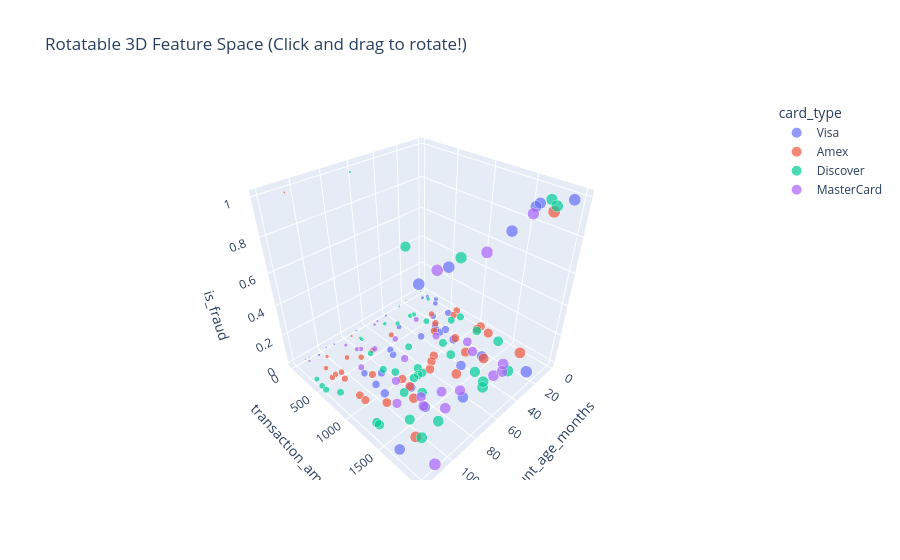

Here is the notebook cell this chart was saved with:
### Markdown cell above
### 🔹 Rotatable 3D Scatter: `px.scatter_3d()`
- **What it does:** Creates an interactive 2D scatter plot with pan, zoom, hover tooltips, and dynamic categorical color coding.
- **Syntax:** `plotly.express.scatter(data_frame=None, x=None, y=None, color=None, symbol=None, size=None, hover_name=None, hover_data=None, custom_data=None, text=None, facet_row=None, facet_col=None, facet_col_wrap=0, error_x=None, error_x_minus=None, error_y=None, error_y_minus=None, animation_frame=None, animation_group=None, category_orders=None, labels=None, orientation=None, color_discrete_sequence=None, color_discrete_map=None, color_continuous_scale=None, range_color=None, color_continuous_midpoint=None, symbol_sequence=None, symbol_map=None, opacity=None, size_max=None, marginal_x=None, marginal_y=None, trendline=None, trendline_options=None, trendline_color_override=None, trendline_scope='trace', log_x=False, log_y=False, range_x=None, range_y=None, render_mode='auto', title=None, template=None, width=None, height=None)`
  - **Parameters:**
    - `row_label` (*hashable*): Row label.
    - `col_label` (*hashable*): Column label.
- **Key Note:** Plotly Express charts automatically produce WebGL interactive browser visualizers.
- **Dataset Application & Code Demonstration:** Applies Rotatable 3D Scatter on fintech records using columns `account_age_months`, `card_type`, `is_fraud`, `transaction_amount` to demonstrate real-world execution.

### Code cell
fig = px.scatter_3d(
    df.head(150), 
    x='account_age_months', 
    y='transaction_amount', 
    z='is_fraud', 
    color='card_type', 
    size='transaction_amount', 
    title='Rotatable 3D Feature Space (Click and drag to rotate!)'
)
fig.show()

### Figure 1 — Plotly figure (JSON) as saved in the notebook; plotly's stock layout.template omitted (floating-point values rounded to 4 significant figures)
{"data": [{"hovertemplate": "card_type=Visa<br>account_age_months=%{x}<br>transaction_amount=%{marker.size}<br>is_fraud=%{z}<extra></extra>", "legendgroup": "Visa", "marker": {"color": "#636efa", "size": [607.8, 1819.0, 64.08, 1348.0, 351.9, 686.0, 89.06, 1806.0, 144.1, 809.2, 727.7, 50.59, 44.32, 40.2, 807.8, 9.39, 1055.0, 296.2, 170.2, 1918.0, 1665.0, 1939.0, 792.1, 1978.0, 369.2, 684.8, 1936.0, 682.1, 518.7, 1189.0, 1940.0, 895.1, 662.9, 998.9, 1664.0, 599.4, 1480.0, 1417.0, 90.14], "sizemode": "area", "sizeref": 4.999, "symbol": "circle"}, "mode": "markers", "name": "Visa", "scene": "scene", "showlegend": true, "type": "scatter3d", "x": [8, 28, 91, 44, 6, 42, 44, 23, 8, 86, 29, 71, 97, 111, 24, 27, 96, 2, 4, 18, 64, 101, 29, 7, 46, 69, 58, 94, 19, 81, 118, 95, 26, 28, 117, 67, 86, 27, 105], "y": [607.8, 1819.0, 64.08, 1348.0, 351.9, 686.0, 89.06, 1806.0, 144.1, 809.2, 727.7, 50.59, 44.32, 40.2, 807.8, 9.39, 1055.0, 296.2, 170.2, 1918.0, 1665.0, 1939.0, 792.1, 1978.0, 369.2, 684.8, 1936.0, 682.1, 518.7, 1189.0, 1940.0, 895.1, 662.9, 998.9, 1664.0, 599.4, 1480.0, 1417.0, 90.14], "z": [0, 1, 0, 0, 0, 0, 0, 1, 0, 0, 0, 0, 0, 0, 0, 1, 0, 0, 0, 0, 0, 1, 0, 1, 0, 0, 1, 0, 0, 0, 1, 0, 0, 0, 0, 0, 0, 0, 0]}, {"hovertemplate": "card_type=Amex<br>account_age_months=%{x}<br>transaction_amount=%{marker.size}<br>is_fraud=%{z}<extra></extra>", "legendgroup": "Amex", "marker": {"color": "#EF553B", "size": [1026.0, 1071.0, 1669.0, 757.5, 462.6, 982.7, 91.22, 1219.0, 483.9, 1243.0, 1315.0, 349.1, 997.5, 653.6, 637.0, 689.1, 1981.0, 1143.0, 1075.0, 1455.0, 594.4, 175.6, 1075.0, 459.2, 1035.0, 1694.0, 412.1, 472.4, 1164.0, 1397.0, 471.2, 72.22, 892.0, 727.4, 31.71, 1171.0, 320.2, 490.2], "sizemode": "area", "sizeref": 4.999, "symbol": "circle"}, "mode": "markers", "name": "Amex", "scene": "scene", "showlegend": true, "type": "scatter3d", "x": [50, 55, 105, 91, 76, 108, 77, 5, 111, 32, 86, 93, 26, 1, 24, 7, 27, 61, 3, 28, 106, 102, 7, 86, 80, 6, 56, 18, 100, 52, 108, 108, 108, 31, 20, 81, 109, 104], "y": [1026.0, 1071.0, 1669.0, 757.5, 462.6, 982.7, 91.22, 1219.0, 483.9, 1243.0, 1315.0, 349.1, 997.5, 653.6, 637.0, 689.1, 1981.0, 1143.0, 1075.0, 1455.0, 594.4, 175.6, 1075.0, 459.2, 1035.0, 1694.0, 412.1, 472.4, 1164.0, 1397.0, 471.2, 72.22, 892.0, 727.4, 31.71, 1171.0, 320.2, 490.2], "z": [0, 0, 0, 0, 0, 0, 0, 0, 0, 0, 0, 0, 0, 0, 0, 0, 1, 0, 0, 0, 0, 0, 0, 0, 0, 0, 0, 0, 0, 0, 0, 1, 0, 0, 0, 0, 0, 0]}, {"hovertemplate": "card_type=Discover<br>account_age_months=%{x}<br>transaction_amount=%{marker.size}<br>is_fraud=%{z}<extra></extra>", "legendgroup": "Discover", "marker": {"color": "#00cc96", "size": [772.7, 198.5, 217.2, 1321.0, 529.5, 199.0, 1521.0, 1917.0, 508.6, 1534.0, 307.8, 67.29, 1114.0, 307.2, 386.7, 88.28, 1151.0, 23.1, 224.7, 1723.0, 1037.0, 320.1, 580.7, 951.3, 1716.0, 1835.0, 1121.0, 1282.0, 1323.0, 1394.0, 717.6, 714.6, 782.0, 1190.0, 484.3, 736.1, 1694.0, 1676.0, 1114.0, 1483.0, 1095.0, 905.7, 1938.0, 1767.0], "sizemode": "area", "sizeref": 4.999, "symbol": "circle"}, "mode": "markers", "name": "Discover", "scene": "scene", "showlegend": true, "type": "scatter3d", "x": [5, 51, 6, 114, 27, 74, 42, 92, 120, 102, 31, 29, 70, 44, 119, 65, 41, 3, 74, 49, 66, 28, 120, 36, 103, 15, 67, 114, 79, 7, 115, 56, 83, 87, 79, 13, 88, 45, 74, 99, 9, 79, 20, 26], "y": [772.7, 198.5, 217.2, 1321.0, 529.5, 199.0, 1521.0, 1917.0, 508.6, 1534.0, 307.8, 67.29, 1114.0, 307.2, 386.7, 88.28, 1151.0, 23.1, 224.7, 1723.0, 1037.0, 320.1, 580.7, 951.3, 1716.0, 1835.0, 1121.0, 1282.0, 1323.0, 1394.0, 717.6, 714.6, 782.0, 1190.0, 484.3, 736.1, 1694.0, 1676.0, 1114.0, 1483.0, 1095.0, 905.7, 1938.0, 1767.0], "z": [0, 0, 0, 0, 0, 0, 0, 1, 0, 1, 0, 0, 0, 0, 0, 1, 0, 0, 0, 0, 0, 0, 0, 0, 0, 1, 0, 0, 0, 0, 0, 0, 0, 0, 0, 0, 0, 0, 0, 0, 0, 0, 1, 0]}, {"hovertemplate": "card_type=MasterCard<br>account_age_months=%{x}<br>transaction_amount=%{marker.size}<br>is_fraud=%{z}<extra></extra>", "legendgroup": "MasterCard", "marker": {"color": "#ab63fa", "size": [584.2, 1999.0, 1911.0, 1244.0, 96.06, 1633.0, 808.7, 501.6, 1458.0, 1881.0, 1728.0, 320.1, 172.9, 1667.0, 39.15, 1583.0, 121.9, 1999.0, 1700.0, 824.9, 1143.0, 1294.0, 416.4, 96.56, 1458.0, 1008.0, 349.8, 1355.0, 461.3], "sizemode": "area", "sizeref": 4.999, "symbol": "circle"}, "mode": "markers", "name": "MasterCard", "scene": "scene", "showlegend": true, "type": "scatter3d", "x": [92, 81, 106, 96, 113, 78, 34, 57, 86, 36, 29, 83, 86, 23, 114, 61, 57, 110, 36, 66, 23, 28, 31, 53, 70, 84, 81, 82, 74], "y": [584.2, 1999.0, 1911.0, 1244.0, 96.06, 1633.0, 808.7, 501.6, 1458.0, 1881.0, 1728.0, 320.1, 172.9, 1667.0, 39.15, 1583.0, 121.9, 1999.0, 1700.0, 824.9, 1143.0, 1294.0, 416.4, 96.56, 1458.0, 1008.0, 349.8, 1355.0, 461.3], "z": [0, 1, 1, 0, 0, 0, 0, 0, 0, 1, 0, 0, 0, 0, 0, 0, 0, 0, 0, 0, 0, 0, 0, 0, 0, 0, 0, 0, 0]}], "layout": {"legend": {"itemsizing": "constant", "title": {"text": "card_type"}, "tracegroupgap": 0}, "scene": {"domain": {"x": [0.0, 1.0], "y": [0.0, 1.0]}, "xaxis": {"title": {"text": "account_age_months"}}, "yaxis": {"title": {"text": "transaction_amount"}}, "zaxis": {"title": {"text": "is_fraud"}}}, "title": {"text": "Rotatable 3D Feature Space (Click and drag to rotate!)"}}}
